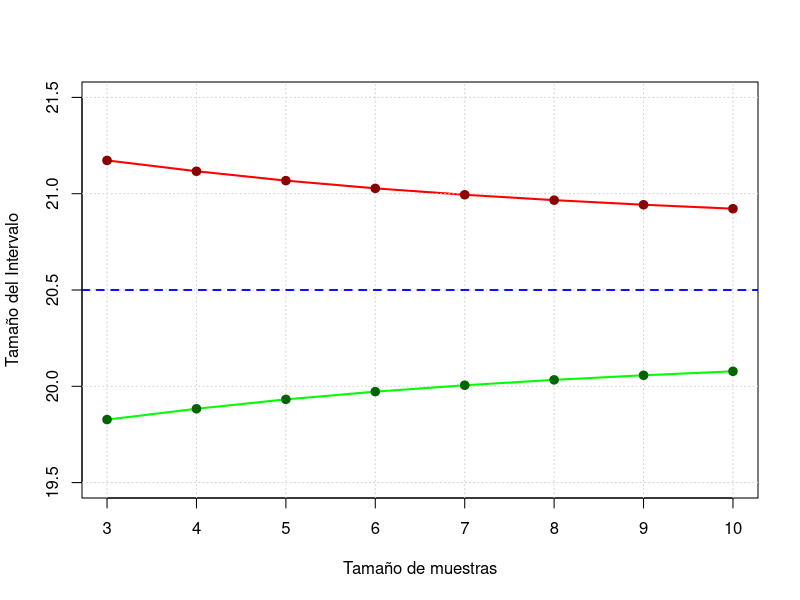

Recreate this plot in R.
## ---- chunk 1
knitr::opts_chunk$set(echo = TRUE)
## ---- chunk 2
setwd(".")
library(knitr)
## ---- chunk 3
mu<-20.5
xm<-23.75
s<-4
n<-8
porc<-(xm-mu)/(s/sqrt(n))
porc
probabilidad<-1-pt(porc,n-1)
probabilidad*100
## ---- chunk 4
alfa<-0.05
df1<-mu-(dt(1-(alfa/2),7)*s/sqrt(n))
df1

alfa<-0.95
df2<-mu+(dt(1-(alfa/2),7)*s/sqrt(n))
df2
## ---- chunk 5
x<-seq(3,10,1)
plot(x, mu+(dt(1-(alfa/2),x-1)*s/sqrt(x)), type="l", col="red", lwd=2, ylim =c(19.5,21.5),
     xlab="Tamaño de muestras", ylab="Tamaño del Intervalo")
grid()
points(x, mu-(dt(1-(alfa/2),x-1)*s/sqrt(x)), type="l", col="green", lwd=2)
points(x, mu+(dt(1-(alfa/2),x-1)*s/sqrt(x)), pch=19, col="darkred", lwd=2)
points(x, mu-(dt(1-(alfa/2),x-1)*s/sqrt(x)), pch=19, col="darkgreen", lwd=2)
abline(h=mu, col="blue", lwd=1.75, lty=2)
